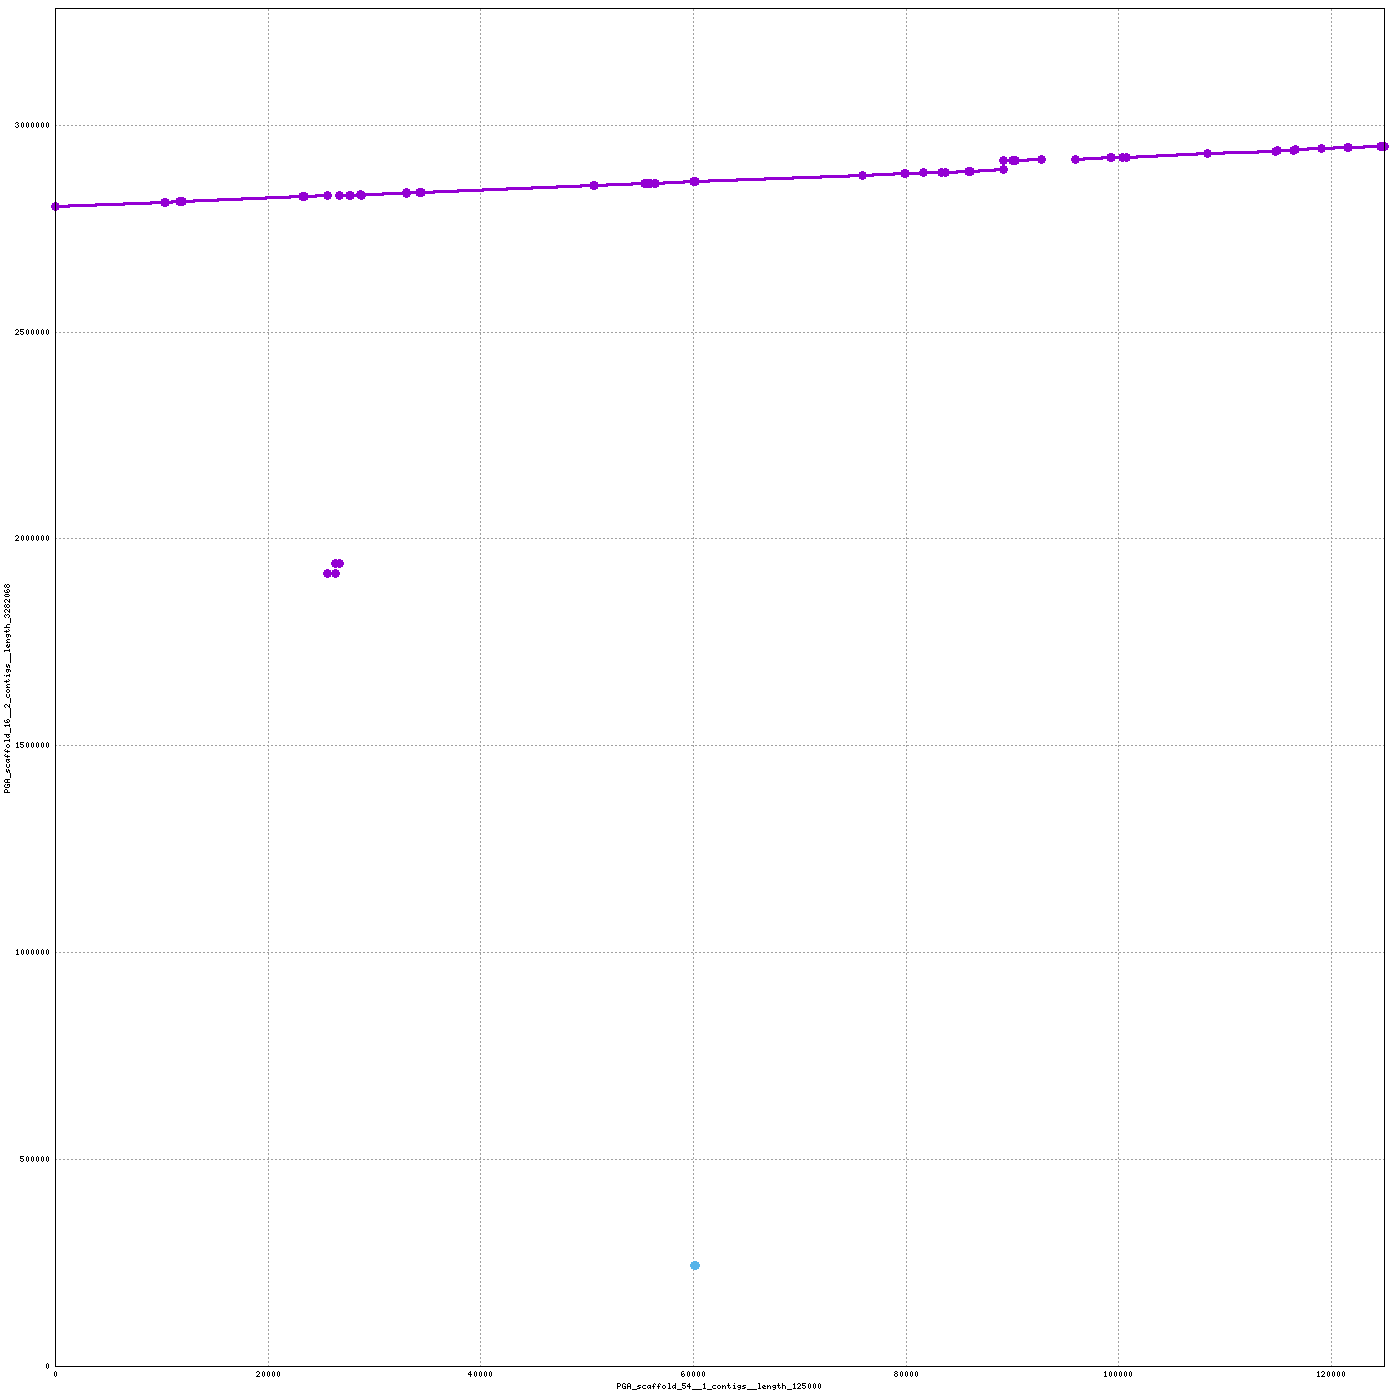

This chart was generated by the following gnuplot code:
set terminal png tiny size 1400,1400
set output "/home/mike/Desktop/scripts/snakes/plot_pairs/hiCversion1.linear/nucmer/nucmer.107.png"
set size 1,1
set grid
unset key
set border 15
set tics scale 0
set xlabel "PGA_scaffold_54__1_contigs__length_125000"
set ylabel "PGA_scaffold_16__2_contigs__length_3282068"
set format "%.0f"
set mouse format "%.0f"
set mouse mouseformat "[%.0f, %.0f]"
if(GPVAL_VERSION < 5) set mouse clipboardformat "[%.0f, %.0f]"
set xrange [1:125000]
set yrange [1:3282068]
set style line 1  lt 1 lw 3 pt 6 ps 1
set style line 2  lt 3 lw 3 pt 6 ps 1
set style line 3  lt 2 lw 3 pt 6 ps 1
plot \
 "/home/mike/Desktop/scripts/snakes/plot_pairs/hiCversion1.linear/nucmer/nucmer.107.fplot" title "FWD" w lp ls 1, \
 "/home/mike/Desktop/scripts/snakes/plot_pairs/hiCversion1.linear/nucmer/nucmer.107.rplot" title "REV" w lp ls 2
